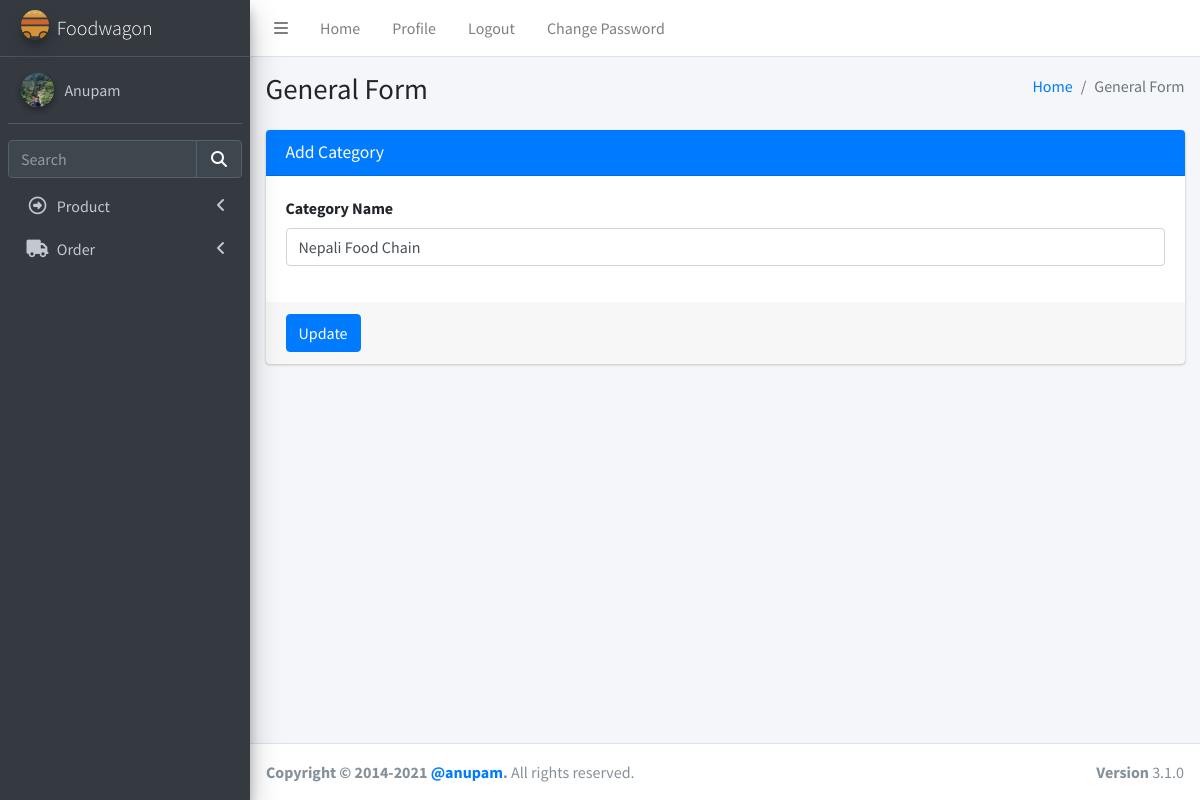
The app's page /product/updatecategory/4/ (signed in) with its own data.
### login/models.py (models this page shows, shortened)
class User(AbstractBaseUser):
    email = models.EmailField(max_length=255, unique=True, default="a@gmail.com")
    address = models.TextField(max_length=30, blank=True)
    first_name = models.TextField(max_length=30, blank=True, default="eg aster")
    last_name = models.TextField(max_length=30, blank=True)
    is_staff = models.BooleanField(default=False)  # non super-user
    is_active = models.BooleanField(default=False)
    admin = models.BooleanField(default=False)  # a superuser
    last_login = models.DateTimeField(blank=True, null=True, verbose_name="last login")
    profile_pic = models.ImageField(blank=True, null=True, upload_to="images/user/")
    USERNAME_FIELD = "email"
    objects = UserManager()

### product/models.py (models this page shows, shortened)
class Categories(models.Model):
    name = models.CharField(max_length=100, default="street food", unique=True)
    status = models.BooleanField(default=True)

### product/views.py (the view, shortened to what this page needs)
# urls.py: path("updatecategory/<int:id>/", views.update_category, name="updatecategory"),
def update_category(request, id):
    data = Categories.objects.get(pk=id)
    fm = CategoryAddForm(instance=data)
    return render(request, "admin/updatecategory.html", {"forms": fm})

### product/forms.py (shortened to what this page needs)
class CategoryAddForm(forms.ModelForm):
    class Meta:
        model = Categories
        fields = ["name"]
        error_messages = {
            "name": {"required": ""},
        }
        widgets = {
            "name": forms.TextInput(
                attrs={
                    "class": "form-control",
                }
            ),
        }

### templates/admin/updatecategory.html (shortened to what this page needs)
{%extends "admin/base.html" %} {% load static %}
{% block csspart %}
<link rel="stylesheet" href="{%static 'plugins/fontawesome-free/css/all.min.css' %}" />
<link rel="stylesheet" href="{%static 'dist/css/adminlte.min.css' %}" />
</head>
{% endblock csspart %}
{%block bodycontent%}
<body class="hold-transition sidebar-mini">
    <div class="wrapper">
        <div class="content-wrapper">
            <section class="content-header">
                <div class="container-fluid">
                    <div class="row mb-2">
                        <div class="col-sm-6">
                            <h1>General Form</h1>
                        </div>
                        <div class="col-sm-6">
                            <ol class="breadcrumb float-sm-right">
                                <li class="breadcrumb-item"><a href="#">Home</a></li>
                                <li class="breadcrumb-item active">General Form</li>
                            </ol>
                        </div>
                    </div>
                </div>
            </section>
            <section class="content">
                <div class="container-fluid">
                    <div class="row">
                        <div class="col-md-12">
                            <div class="card card-primary">
                                <div class="card-header">
                                    <h3 class="card-title">Add Category</h3>
                                </div>
                                <form action="" method="POST" novalidate>
                                    <div class="card-body">
                                        <div class="form-group">
                                            <label for="exampleInputEmail1">Category Name</label>
                                            {{forms.name}}
                                        </div>
                                    </div>
                                    <div class="card-footer">
                                        <button type="submit" class="btn btn-primary">
                                            Update
                                        </button>
                                    </div>
                                </form>
                            </div>
                        </div>
                    </div>
                </div>
            </section>
        </div>
        {%endblock bodycontent%}

### templates/admin/base.html (shortened to what this page needs)
<!DOCTYPE html>
<html lang="en">
{% load static %}
<head>
  {% block csspart %}{% endblock csspart %}
</head>
{% block nav%}
<div class="wrapper">
  <nav class="main-header navbar navbar-expand navbar-white navbar-light">
    <ul class="navbar-nav">
      <li class="nav-item">
        <a class="nav-link" data-widget="pushmenu" href="#" role="button"><i class="fas fa-bars"></i></a>
      </li>
      <li class="nav-item d-none d-sm-inline-block">
        <a href="#" class="nav-link">Home</a>
      </li>
      <li class="nav-item d-none d-sm-inline-block"><a href="{% url 'admins:profile' user.id %}"
          class="nav-link">Profile</a></li>
      <li class="nav-item d-none d-sm-inline-block"><a href="{% url 'login:logout' %}" class="nav-link">Logout</a></li>
      <li class="nav-item d-none d-sm-inline-block" data-toggle="modal" data-target="#myModal"><a href="#"
          class="nav-link">Change Password</a></li>
    </ul>
  </nav>
  <aside class="main-sidebar sidebar-dark-primary elevation-4">
    <a href="index3.html" class="brand-link">
      <img src="{%static 'assets/img/gallery/logo.svg' %}" alt="AdminLTE Logo"
        class="brand-image img-circle elevation-3" style="opacity: 0.8" />
      <span class="brand-text font-weight-light">Foodwagon</span>
    </a>
    <div class="sidebar">
      <div class="user-panel mt-3 pb-3 mb-3 d-flex">
        <div class="image">
          {%if user.profile_pic %}
          <img src="{{ user.profile_pic.url }}" class="img-circle elevation-2" alt="User Image" />
          {% else %}
          <img src="{% static 'image/user.png' %}" class="img-circle elevation-2" alt="User Image" />
          {% endif %}
        </div>
        <div class="info">
          <a href="{% url 'admins:profile' user.id %}" class="d-block">{{ user.first_name }}</a>
        </div>
      </div>
      <div class="form-inline">
        <div class="input-group" data-widget="sidebar-search">
          <input class="form-control form-control-sidebar" type="search" placeholder="Search" aria-label="Search" />
          <div class="input-group-append">
            <button class="btn btn-sidebar">
              <i class="fas fa-search fa-fw"></i>
            </button>
          </div>
        </div>
      </div>
      <nav class="mt-2">
        <ul class="nav nav-pills nav-sidebar flex-column" data-widget="treeview" role="menu" data-accordion="false">
          <li class="nav-item">
            <a href="#" class="nav-link">
              <i class="nav-icon far fa-arrow-alt-circle-right"></i>
              <p>
                Product
                <i class="fas fa-angle-left right"></i>
              </p>
            </a>
          </li>
          <li class="nav-item">
            <a href="#" class="nav-link">
              <i class="nav-icon fas fa-truck"></i>
              <p>Order<i class="fas fa-angle-left right"></i>
              </p>
            </a>
          </li>
        </ul>
      </nav>
    </div>
  </aside>
  {% endblock nav%}
  {% block bodycontent%}
  {% endblock bodycontent%}
  <footer class="main-footer">
    <strong>Copyright &copy; 2014-2021
      <a href="https://adminlte.io">@anupam</a>.</strong>
    All rights reserved.
    <div class="float-right d-none d-sm-inline-block">
      <b>Version</b> 3.1.0
    </div>
  </footer>
</div>
</body>
</html>

### records on screen
User: profile_pic (picture), first_name "Anupam"
Categories: name "Nepali Food Chain"
